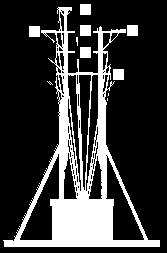
#> input picture AssignmentFour/images/semafor.bmp, 167 x 253 px
$ python 2.py
#> lines starting #> are read from the running program, lines starting #| are printed output that depends on the picture; after the words box and inside, x2 and y2 are one past the last pixel; in counts of white or black regions, pixels touching at a corner belong together
import cv2
import numpy as np
import matplotlib.pyplot as plt

resultant_image_one_set = set()
resultant_image_two_set = set()


def erosion(img, struct_element, which_set):
    rows, cols = img.shape
    k = struct_element.shape[0]
    res = np.zeros(img.shape, dtype=np.uint8)
    for i in range(rows - k - 1):
        for j in range(cols - k - 1):
            cut = img[i:i + k, j:j + k]
            temp = np.multiply(cut, struct_element)
            temp = temp * 255
            if (temp == struct_element).all():
                x = i + k // 2
                y = j + k // 2
                res[x, y] = 255
                if which_set is 0:
                    resultant_image_one_set.add((x, y))
                else:
                    resultant_image_two_set.add((x, y))
    return res

image = cv2.imread('images/semafor.bmp', cv2.IMREAD_GRAYSCALE)
#> image: shape (253, 167); 22.4% white; 11 white regions (4 under 20 px), largest, box (x1, y1, x2, y2) and area: (3, 7, 160, 247) 8710, (80, 4, 91, 15) 121, (80, 25, 91, 36) 121

structuring_element = np.ones((11, 11), dtype=np.uint8)
image_complement = 255 - image
resultant_image_one = erosion(image, structuring_element, 0)
#> after the loop in erosion, `for i in range(rows - k - 1):`:
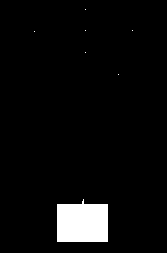
#> res: shape (253, 167); 4.6% white; 7 white regions (6 under 20 px), largest, box (x1, y1, x2, y2) and area: (57, 199, 108, 242) 1946
#> after the loop in erosion, `for i in range(rows - k - 1):`: resultant_image_one_set = 1952 items; resultant_image_two_set = 0 items

window = np.zeros((13, 13), dtype=np.uint8)
for j in range(13):
    window[0, j] = 255
    window[12, j] = 255
    window[j, 0] = 255
    window[j, 12] = 255

resultant_image_two = erosion(image_complement, window, 1)
#> call 2 of erosion, with struct_element = array of shape (13, 13), which_set = 1
#> after the loop in erosion (call 2), `for i in range(rows - k - 1):`:
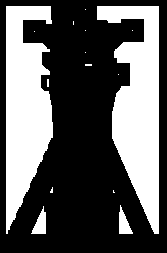
#> res: shape (253, 167); 36.4% white; 15 white regions (11 under 20 px), largest, box (x1, y1, x2, y2) and area: (97, 6, 159, 234) 7598, (6, 6, 53, 234) 7279, (31, 206, 46, 234) 233, (119, 205, 133, 234) 221
#> after the loop in erosion (call 2), `for i in range(rows - k - 1):`: resultant_image_two_set = 15387 items

res = resultant_image_one * resultant_image_two
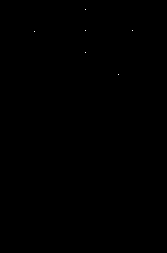
#> res: shape (253, 167); values 0 (black) and 1 (white), 0.01% white in thin lines or dots, all inside (x1, y1, x2, y2) = (34, 9, 133, 75)
res = res * 255

ans = resultant_image_one_set.intersection(resultant_image_two_set)
#> ans = 6 items

fig = plt.figure(figsize=(20, 12))
fig.add_subplot(1, 3, 1)
plt.axis('off')
plt.title("resultant_image_one")
plt.imshow(resultant_image_one, cmap='gray')
fig.add_subplot(1, 3, 2)
plt.axis('off')
plt.title("resultant_image_two")
plt.imshow(resultant_image_two, cmap='gray')
fig.add_subplot(1, 3, 3)
plt.axis('off')
plt.title("Final Result")
plt.imshow(res, cmap='gray')
plt.show()
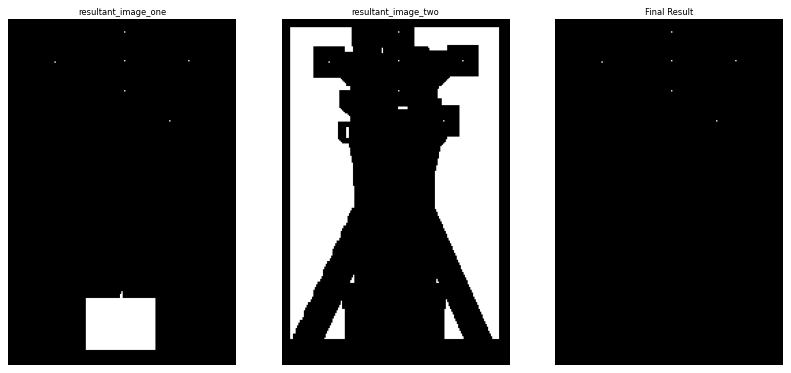
#> figure drawn by matplotlib, 3 panels

$ run again, with AssignmentFour/images/body2.bmp copied over AssignmentFour/images/semafor.bmp
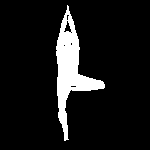
#> input picture AssignmentFour/images/body2.bmp, 150 x 150 px
#> image: shape (150, 150); 9.4% white; 1 white region, box (x1, y1, x2, y2) and area: (56, 5, 105, 141) 2118
#> after the loop in erosion, `for i in range(rows - k - 1):`: resultant_image_one_set = 388 items; resultant_image_two_set = 0 items
#> after the loop in erosion (call 2), `for i in range(rows - k - 1):`:
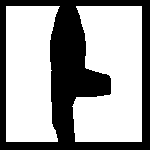
#> res: shape (150, 150); 62.5% white; 1 black region, box (x1, y1, x2, y2) and area: (0, 0, 150, 150) 8435
#> after the loop in erosion (call 2), `for i in range(rows - k - 1):`: resultant_image_two_set = 14065 items
#> ans = 0 items
#> `plt.show()`:
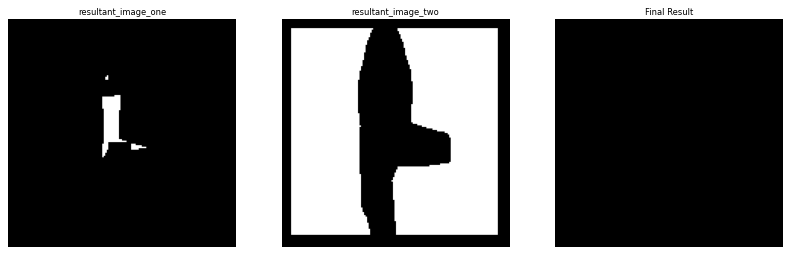
#> figure drawn by matplotlib, 3 panels
